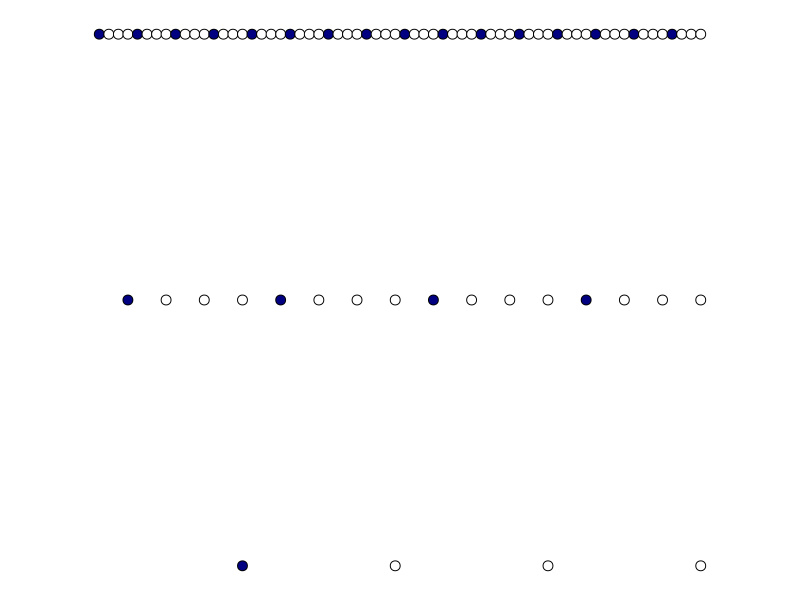

This figure's R source:
# Thema 2
# source: https://bookdown.org/content/4857/small-worlds-and-large-worlds.html#the-garden-of-forking-data

library(tidyverse)





d <-
  tibble(position = c((1:4^1) / 4^0,
                      (1:4^2) / 4^1,
                      (1:4^3) / 4^2),
         draw     = rep(1:3, times = c(4^1, 4^2, 4^3)),
         fill     = rep(c("b", "w"), times = c(1, 3)) %>%
           rep(., times = c(4^0 + 4^1 + 4^2)))
d %>%
  #filter(draw == 1) %>%
  ggplot(aes(x = position, y = draw, fill = fill)) +
  geom_point(shape = 21, size = 3) +
  scale_fill_manual(values  = c("navy", "white")) +
  scale_y_continuous(breaks = 1:3) +
  theme(legend.position = "none",
        panel.grid.minor = element_blank()) +
  labs(y = "Zug",
       x = "Gezogene Murmel") +
  scale_x_discrete(NULL, breaks = NULL) +
  scale_y_continuous(NULL, breaks = NULL) +
  theme_minimal()+
  guides(fill = FALSE)
